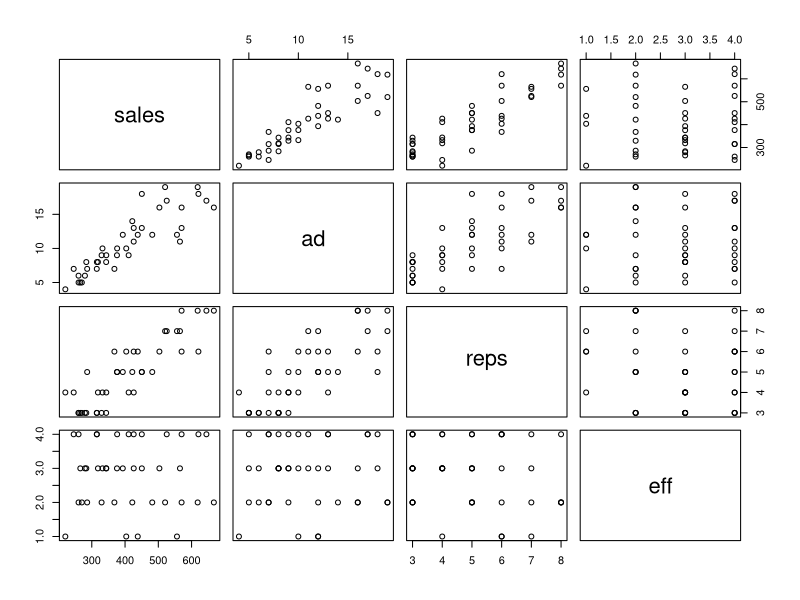
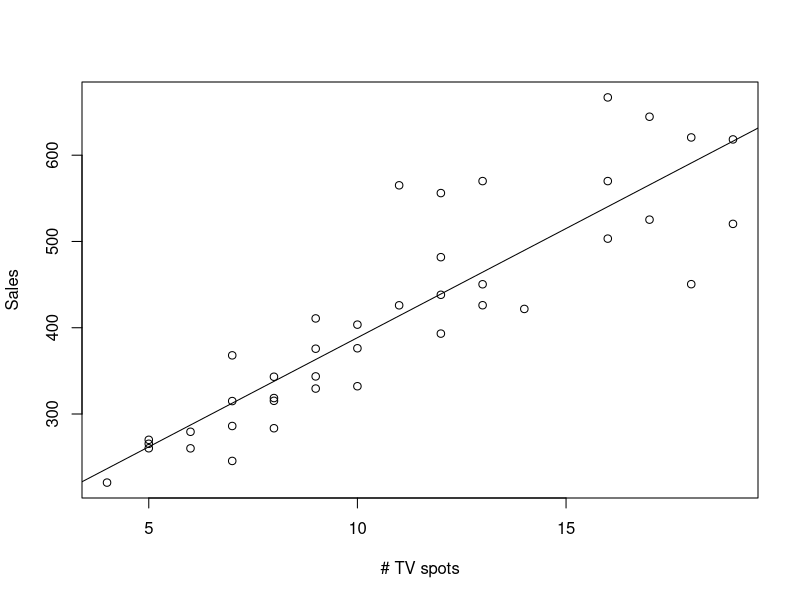
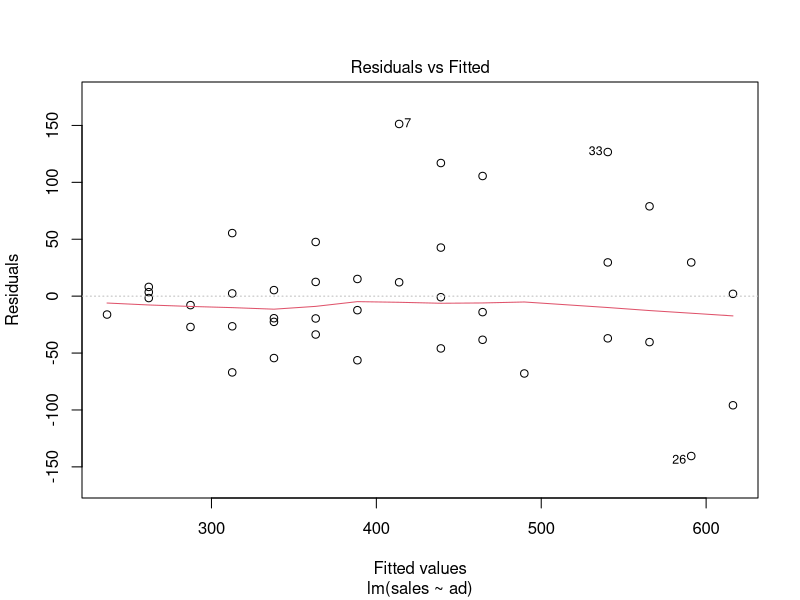
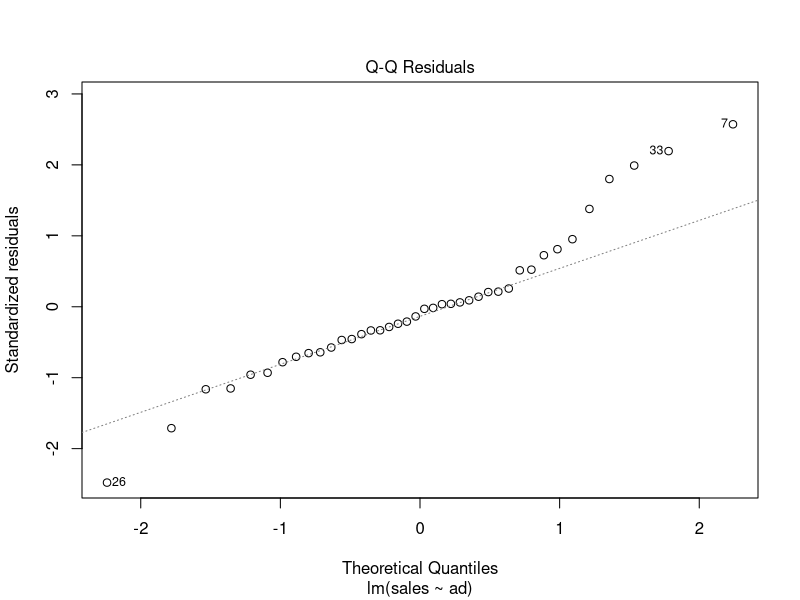
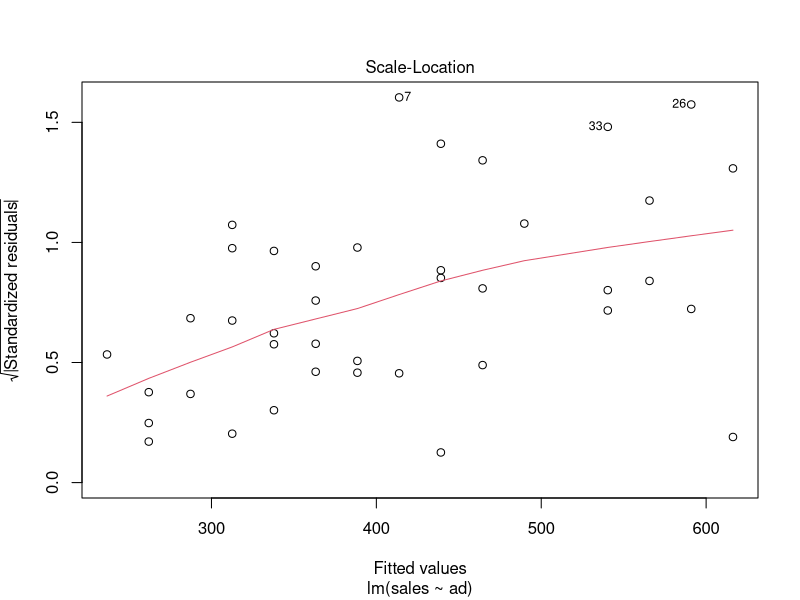
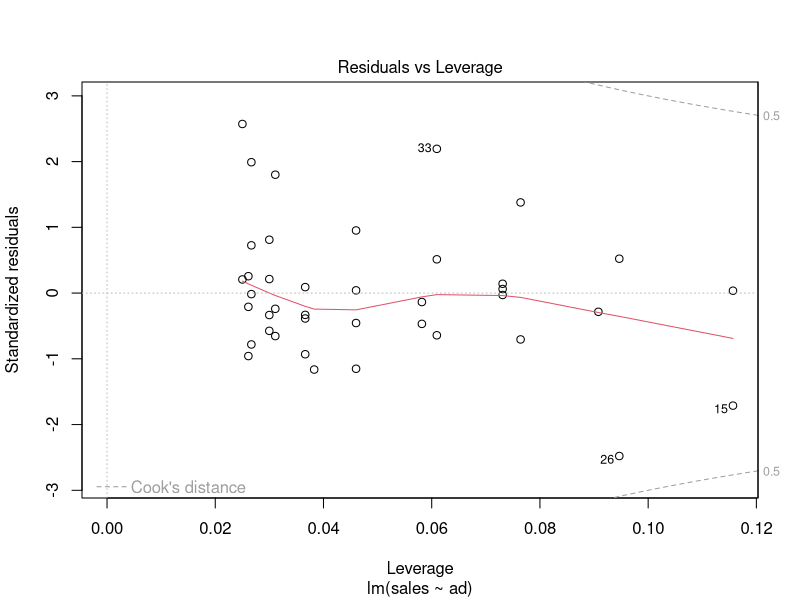

Source code (R) for these figures, in order: (Note: this script raises an error after producing the figures.)
# Supervised Learning: observe dependent variable or outcome y, identify relationship between x and y, Regression problem and Classification problem
# Unsupervised Learning: find interesting pattern in x, Clustering problem, Factor problem

# Click Ball Point Pens Example
# Read in data
click = data.frame(sales=c(260.3,286.1,279.4,410.8,438.2,315.3,565.1,570.0,426.1,315.0,
                           403.6,220.5,343.6,644.6,520.4,329.5,426.0,343.2,450.4,421.8,245.6,503.3,375.7,265.5,
                           620.6,450.5,270.1,368.0,556.1,570.0,318.5,260.2,667.0,618.3,525.3,332.2,393.2,283.5,
                           376.2,481.8), ad=c(5,7,6,9,12,8,11,16,13,7,10,4,9,17,19,9,11,8,13,14,7,16,9,5,18,18,
                                              5,7,12,13,8,6,16,19,17,10,12,8,10,12), reps=c(3,5,3,4,6,3,7,8,4,3,6,4,4,8,7,3,6,3,5,
                                                                                            5,4,6,5,3,6,5,3,6,7,6,4,3,8,8,7,4,5,3,5,5), eff=c(4,2,3,4,1,4,3,2,3,4,1,1,3,4,2,2,4,
                                                                                                                                             3,4,2,4,3,3,3,4,3,2,2,1,4,3,2,2,2,4,3,3,3,4,2))
# correlation
round(cor(click),4)
plot(click)

# Estimate the model
fit = lm(sales~ad, click)
plot(click$ad,click$sales,xlab="# TV spots", ylab = "Sales")
abline(fit)
summary(fit)
plot(fit)
confint(fit)
predict(fit,data.frame(ad=5))
predict(fit,data.frame(ad=5),interval = "prediction")
predict(fit,data.frame(ad=5),interval = "confidence")

# Multiple Linear Regression
# Process for Building a Regression Model
# 1. Inspect data for : outliers, typos, missing values, etc.
    # Generate n, means, mins, and maxs of each variables
    # Generate boxplot of each variable
    # Generate a scatterplot matrix to assess correlations between predictor variables and pairwise correlations with dependent variables
# 2. Estimate model and check normality and shape of residuals
# 3. Test overall significance of the model
    # H0: b1 = b2 = b3 =.....= bp = 0
    # H1: at least one bj != 0
# 4. Test significance of individual coefficients

fit = lm(sales~ad+reps+eff,click)
summary(fit)
# we cannot conclude that the eff affects sales since p-value > 0.05
predict(fit,data.frame(ad=4,reps=3,eff=1))

# Comparing regression coefficients
# Compare when convert to commensurate units, or use standardized regression coeffcients (all variable standardized before the analysis to have mean of 0 and variance of 1), the unit of measurement is now the standard deviation
Zclick = as.data.frame(scale(click[1:4]))
fit = lm(sales~ad+reps+eff -1,Zclick) # -1 drops intercept
summary(fit)

#newfood data
newfood = data.frame(
    sales=c(225,323,424,268,224,331,254,492,167,226,210,289,204,288,245,161,161,
            246,128,154,163,151,180,150),
    price=c(24,24,24,24,24,24,24,24,29,29,29,29,29,29,29,29,34,34,34,34,34,34,34,34),
    ad=c(0,0,1,1,0,0,1,1,0,0,1,1,0,0,1,1,0,0,1,1,0,0,1,1),
    loc=c(0,0,0,0,1,1,1,1,0,0,0,0,1,1,1,1,0,0,0,0,1,1,1,1),
    income=c(7.3,8.3,6.9,6.5,7.3,8.3,6.9,6.5,6.5,8.4,6.5,6.2,6.5,8.4,6.5,6.2,
             7.2,8.1,6.6,6.1,7.2,8.1,6.6,6.1),
    volume=c(34,41,32,28,34,41,23,37,33,39,30,27,37,43,30,19,32,42,29,24,32,36,29,24),
    city=c(3,4,1,2,3,4,1,2,3,4,1,2,3,4,1,2,3,4,1,2,3,4,1,2))
# Multicollinearity: unstable coefficient, incorrect signs
# Detecting multicollinearity: compute a correlation matrix of the predictor variables and scatterplot
# VIF(Variance inflation factor): 1/tolerance(1-R^2)
install.packages("car")
library(car)
fit = lm(sales~price+ad+loc+volume+income,newfood)
vif(fit)
summary(fit)

# better off using forward/backward/stepwise regression, ridge regression, principal components regression
scatterplotMatrix(~temp+density+rate+am+defect,quality)

# deviance
deviance(lm(sales~1,newfood)) # null model leave 184k unexplained
deviance(lm(sales~ad,newfood)) # model with ad leaves 182k unexplained, ad explains 2521
deviance(lm(sales~ad+volume,newfood)) # model with both leaves 87k unexplained, ad and volume expalin 96k

# anova and drop1
fit = lm(sales~ad+volume,newfood)
anova(fit)
drop1(fit) 
fit2 = lm(sales~volume+ad,newfood)
anova(fit2)
drop1(fit2)

# The f-test of "overall significance"
# Residual plot helps us to understand how well the model fits the data
# plot(fit), plot(fit,which=1), plot(fit,which=2), 1 residual, 2 QQ plot
machine = data.frame(age=c(2,5,9,3,8), cost=c(6,13,23,5,22))
fit = lm(cost ~ age, machine)
par(mfrow=c(2,2)) # show 2*2 grid of plots
plot(fit)

# Leverage in R
fit = lm(cost~age,machine)
plot(fit,which=c(4,5))
lm.influence(fit)$hat
sum(lm.influence(fit)$hat)


# Transformation
# 1. Heterscedasticity / non-systemetric error distribution, transform dependent variable
# 2. Underlying relationship nonlinear: transform predictor variable

# Modeling heterscedatic data:
    # Use variance stablizing transformations
    # Use weighted least square
    # Use a different model, Poisson or Logistic regression

# Multiplicative Models: y = b0*x1**b1*x2**b2
# take the log on both sides, log(y) = log(b0) + b1*log(x1) + b2*log(x2) + log(e)











